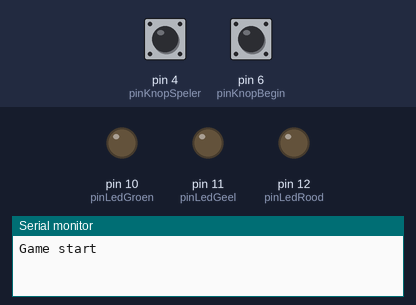
This sketch was run on a simulated Arduino Uno, built with avr-gcc and run on an emulated ATmega328P. Shown: output pins drawn as LEDs (lit = HIGH), the last lines printed to the serial monitor. The test bench sets the inputs (shaded band); at power-on: pin 6 (pinKnopBegin) HIGH, pin 4 (pinKnopSpeler) HIGH.

Above: at 1.2 s.
1.3 s: pin 6 (pinKnopBegin) pulled LOW for 0.15 s
At 1.9 s:
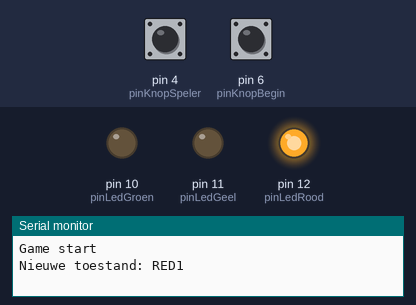
At 2.7 s:
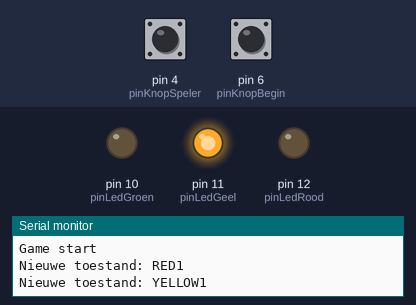
Timing chart, 0 to 5.8 s (numbered marks = the images above; inputs shaded):
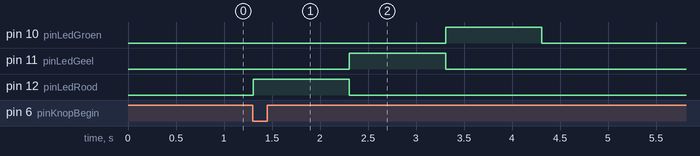

Measured:
- after the input at 1.3 s, pin 10 (pinLedGroen): LOW → HIGH after 2.0 s, → LOW 1.0 s later; pin 11 (pinLedGeel): LOW → HIGH after 1.0 s, → LOW 1.0 s later; pin 12 (pinLedRood): LOW → HIGH at once, → LOW 1.0 s later

The sketch:

game_startcode.ido.ino
```cpp
/*****************************************
   Game Startcode
   met toestansdiagrammen
   Emmauscollege
   v20201114GEE
 *****************************************/

/*****************************************
   libraries die je gebruikt

   LCD met 2 regels van 16 karakters
   (de RGB backlit kan niet van kleur worden veranderd)
   https://www.arduino.cc/reference/en/libraries/grove-lcd-rgb-backlight/

 *****************************************/
#include <Wire.h>
#include "rgb_lcd.h"

/*****************************************
   variabelen die je gebruikt maken
 *****************************************/
// gebruikte pinnen
const int pinLedRood   = 12; // pin van LED rood
const int pinLedGeel   = 11; // pin van LED geel
const int pinLedGroen   = 10; // pin van LED groen
const int pinKnopBegin = 6; // pin van knop blauw
const int pinKnopSpeler  = 4; // pin van knop groen

// punten van de speler
int spelerPunten = 0;


// variabelen voor de toestanden
const int TELAF = 1; // tel af tot spel start
const int BEGIN = 2; // speel het spel
const int END   = 3; // laat zien wie de winnaar is
const int RED1 = 4; // led aftellen voor rood
const int YELLOW1 = 5; // led aftellen voor geel
const int GREEN1 = 6; // led aftellen voor groen

// begin van ledjes die het spel gaan starten
int toestand = TELAF;

unsigned long toestandStartTijd = 0;
/*****************************************
   functies die je gebruikt maken
 *****************************************/
// code die steeds wordt uitgevoerd in toestand TELAF
void telafLoop() {
  // tel af
}

// code die steeds wordt uitgevoerd in toestand SPEEL
void speelLoop() {
  // speel spel
}

// code die steeds wordt uitgevoerd in toestand SPEEL
void winLoop() {
  // toon wie gewonnen heeft
}


/*****************************************
   setup() en loop()
 *****************************************/

void setup() {
  // enable console en stuur opstartbericht
  Serial.begin(9600);
  Serial.println("Game start");

  // zet pinmode voor leds
  pinMode(pinLedGroen, OUTPUT);
  pinMode(pinLedGeel, OUTPUT);
  pinMode(pinLedRood, OUTPUT);

  // zet pinmode voor knoppen
  pinMode(pinKnopBegin, INPUT);
  pinMode(pinKnopSpeler, INPUT);
}

void loop() {
  // Begin van het spel

   if (toestand == TELAF) {
    digitalWrite(pinLedRood, LOW);
    digitalWrite(pinLedGeel, LOW);
    digitalWrite(pinLedGroen, LOW);
      if (digitalRead(pinKnopBegin)==LOW) {
        toestandStartTijd = millis();
        toestand = RED1;
      Serial.println("Nieuwe toestand: RED1");
    }
  }
// begin van de countdown tot het begin van tikken. begint met rood Ledje
   if (toestand == RED1) {
    digitalWrite(pinLedRood, HIGH);
    digitalWrite(pinLedGeel, LOW);
    digitalWrite(pinLedGroen, LOW);
      if (millis() - toestandStartTijd > 1000) { // hoelang de rode pin aanblijft voordat de volgende toestand begint, in dit geval 1 seconde
        toestandStartTijd = millis();
        toestand = YELLOW1; // volgende toestand
        Serial.println("Nieuwe toestand: YELLOW1");
    }
  }
  // 2de ledje dat aan gaat
   if (toestand == YELLOW1) {
    digitalWrite(pinLedRood, LOW);
    digitalWrite(pinLedGeel, HIGH);
    digitalWrite(pinLedGroen, LOW);
      if (millis() - toestandStartTijd > 1000){ // hoelang de gele pin aanblijft
        toestandStartTijd = millis();
        toestand = GREEN1;
        Serial.println("Nieuwe toestand: GREEN1");
    }
  }
  // laatste Ledje dat aan gaat
   if (toestand == GREEN1) {
    digitalWrite(pinLedRood, LOW);
    digitalWrite(pinLedGeel, LOW);
    digitalWrite(pinLedGroen, HIGH);
      if (millis() - toestandStartTijd > 1000) {
        toestandStartTijd = millis();
        toestand = BEGIN;
        Serial.println("Nieuwe toestand: BEGIN");
    }
  }
  // Begin van het tikken
   if (toestand == BEGIN) {
    digitalWrite(pinLedRood, LOW);
    digitalWrite(pinLedGeel, LOW);
    digitalWrite(pinLedGroen, LOW);

    // Punten optellen van de speler
    if(digitalRead(pinKnopSpeler)==LOW) {
      spelerPunten = spelerPunten + 1;  // <-- voor optellen
    }

    // tijdsduur van het spel
    if (millis() - toestandStartTijd > 15000) {
      toestandStartTijd = millis();
      toestand = END;
      Serial.println("Nieuwe toestand: END");
    }
  }
   if (toestand == END) {
    digitalWrite(pinLedRood, LOW);
    digitalWrite(pinLedGeel, LOW);
    digitalWrite(pinLedGroen, LOW);
      if (digitalRead(pinKnopBegin)==LOW) {
        toestandStartTijd = millis();
        toestand = TELAF;
        Serial.println("Nieuwe toestand: TELAF");
      }
   }

  // kleine vertraging, 100 keer per seconde loopen is genoeg
  delay(10);
}
```
